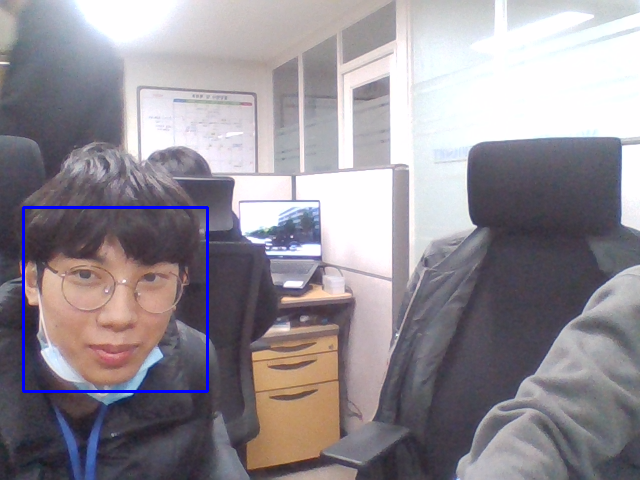
#> input picture didtpals_img/KANG_HEEWON.png, 640 x 480 px; its folder holds 4 pictures in this run
$ python didtpals_save.py
#> lines starting #> are read from the running program, lines starting #| are printed output that depends on the picture
import cv2
import os
import numpy as np

# Define the path to the dataset
datafile_path = "didtpals_img"

datafile = "./didtpals/training_file.yml"

# Create the face recognizer
recognizer = cv2.face.LBPHFaceRecognizer_create()

known_faces = {}
i = 0
for name in os.listdir(datafile_path):
    i += 1

    known_faces[name] = i
#> pass 2 of the loop `for name in os.listdir(datafile_path):`:
#> pass 3 of the loop `for name in os.listdir(datafile_path):`:
#> the loop made 4 passes; the first 3 are shown


# known_faces 안에는 사진 파일 이름과 그에 대응하는 특정 값이 있어야함

# Create the training data
faces = []
labels = []
for name in os.listdir(datafile_path):
    image = cv2.imread(f"{datafile_path}/{name}", cv2.IMREAD_GRAYSCALE)
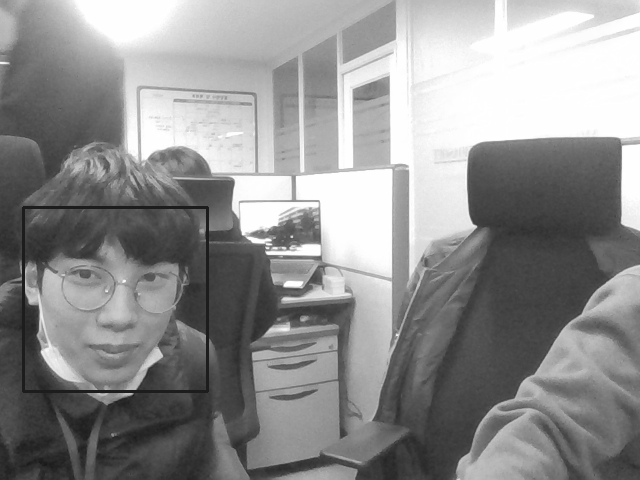
#> image: shape (480, 640); min 23, max 255, mean 143.5
    label = known_faces[name]
    faces.append(image)
    labels.append(label)

    print(name + '파일 학습')
#> pass 2 of the loop `for name in os.listdir(datafile_path):`:
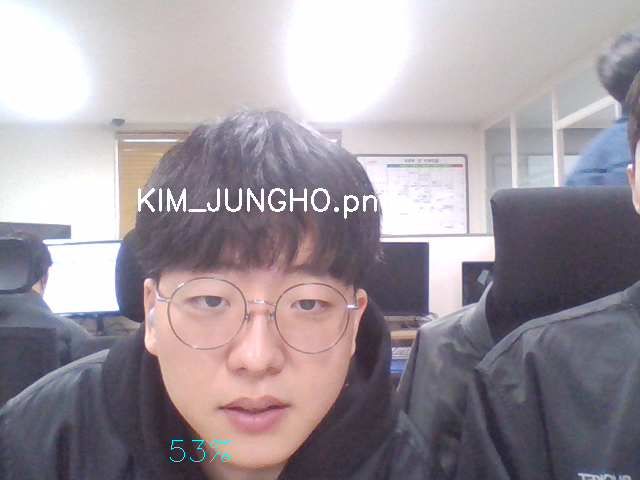
#> input picture didtpals_img/KIM_JUNGHO.png, 640 x 480 px
#> `image = cv2.imread(f"{datafile_path}/{name}", cv2.IMREAD_GRAYSCALE)`:
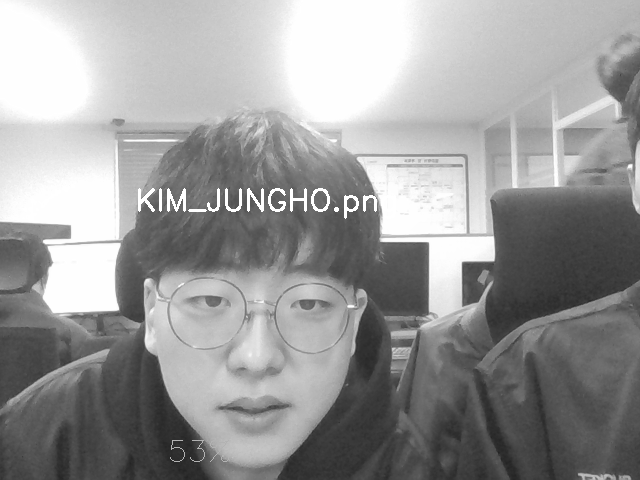
#> image: shape (480, 640); min 35, max 255, mean 152.9
#> pass 3 of the loop `for name in os.listdir(datafile_path):`:
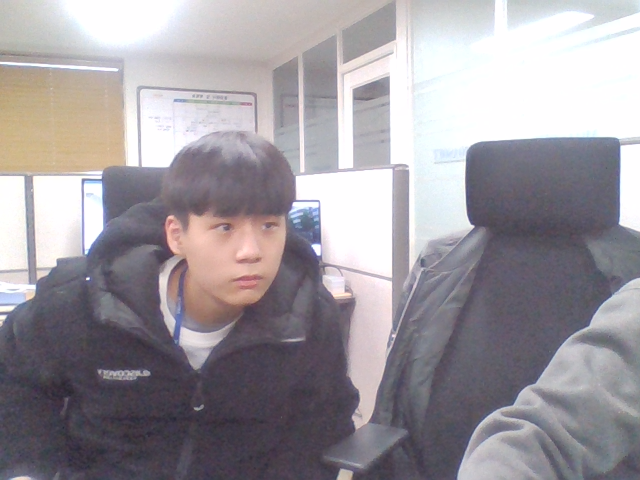
#> input picture didtpals_img/PARK_JONSEO.png, 640 x 480 px
#> `image = cv2.imread(f"{datafile_path}/{name}", cv2.IMREAD_GRAYSCALE)`:
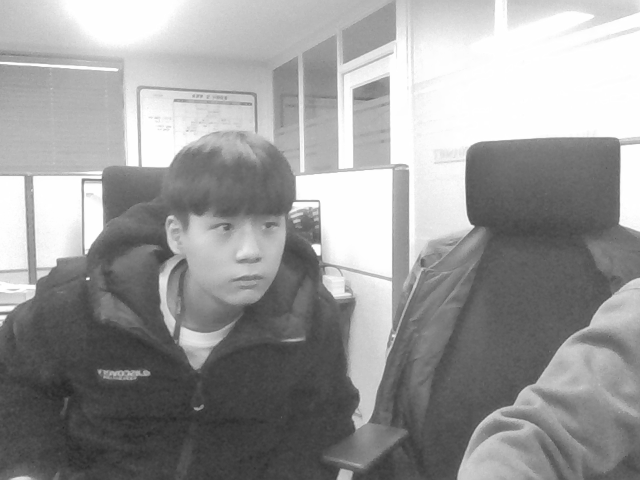
#> image: shape (480, 640); min 38, max 255, mean 153.9
#> the loop made 4 passes; the first 3 are shown

# Train the face recognizer
recognizer.train(faces, np.array(labels))

# Save the face model
recognizer.save(datafile)
